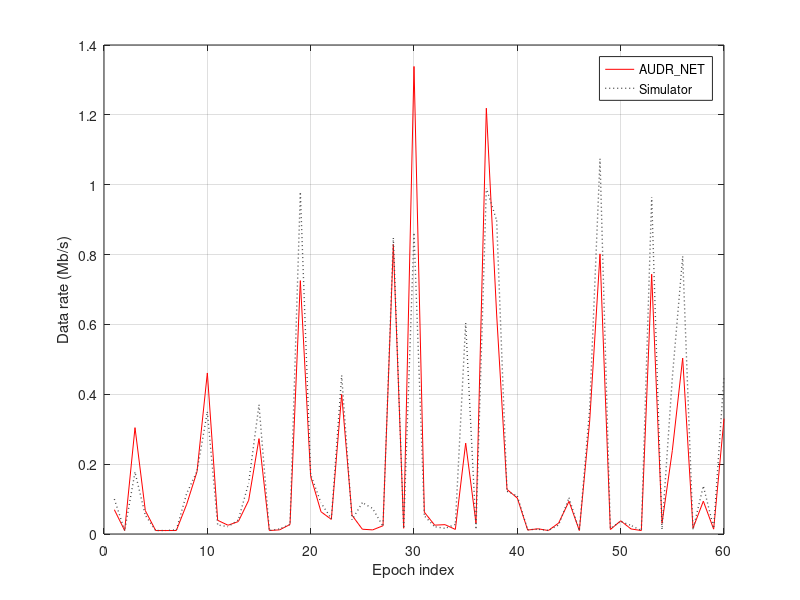

This chart was generated by the following MATLAB code: (Note: this script raises an error after producing the figure.)
clear all;
close all;
name=[];
name=[name,'result_njf_cl_coteach_mape_allmetric_alg_789'];
% for j=1:length(name)
% for i=0:4
%     tname=[name,'_',num2str(i),'.mat']
%     disp(['a_',num2str(i),'=load(',tname,')'])
%     eval(['a_',num2str(i),'=load(',tname,')']);
% end
% end

a=load('result_njf_cl_coteach_mape_allmetric_alg_789.mat');

a=a.metrics;



[l,w]=size(a);



for ww=1:w
   predicts(ww)=a(1,ww);
end

for ww=1:w
   label(ww)=a(2,ww);
end
k=randperm(w);

predicts=max(predicts(k),0);
label=max(label(k),0);

while true
    disp('finding...')
    if max(label(540:599))>20 && max(label(540:599))<300 && sum(label(540:599)>80)>6
        break;
    end 
    k=randperm(w);
predicts=max(predicts(k),0);
label=max(label(k),0);
end


figure('color',[1 1 1]);
plot(predicts(540:599)/100,'r-')
hold on
plot(label(540:599)/100,':','Color',[0.3 0.3 0.3],'Linewidth',1)
ll=legend('prediction','label');

xlabel('Epoch index')
ylabel('Data rate (Mb/s)')
legend('AUDR\_NET','Simulator')
grid on 
doit

figure;

h(1,1)=cdfplot(predicts/100);
hold on;
h(1,2)=cdfplot(label/100);
set(gca,'XScale','log')
xlim([0.02,15])
xlabel('UAT (Mb/s)')
ylabel('F(x)')
title('CDF')
ll=legend('UATNet','Simulator');
max(predicts/100)
max(label/100)
% figure('color',[1 1 1]);
% h(1,1)=cdfplot(abs(MSE_predicts-label)./(MSE_predicts+label+1)*100);
% hold on;
% h(1,2)=cdfplot(abs(MAE_predicts-label)./(MAE_predicts+label+1)*100);
% h(1,3)=cdfplot(abs(MAPE_predicts-label)./(MAPE_predicts+label+1)*100);
% set( h(1,:), 'LineWidth',1);
% set(ll,'FontSize',15);
% xlabel('Error Percentage (%)','FontSize',15)
% ylabel('F(x)','FontSize',15)
% title('Error Percentage CDF','FontSize',15)
% ll=legend('MSE','MAE','MAPE');
% set(ll,'FontSize',15);


% figure
% plot(smooth(abs(ma7(:,end))));
% hold on;
% plot(smooth(abs(mb7(:,end))));
% plot(smooth(abs(mc7(:,end))));
% legend('cl+coteach+mape','cl+mape','mape only')
% xlim([0 80])
% ylim([0.12 0.25])

% mean(label)
% mean(predicts)
% figure('color',[1 1 1]);
% subplot(1,2,1)
% plot(predicts(540:599)/100,'r-')
% hold on
% plot(label(540:599)/100,'b--')
% ll=legend('prediction','label');
% set(ll,'FontSize',15);
% xlabel('Epoch index','FontSize',15)
% ylabel('Data rate (Mb/s)','FontSize',15)
% title('Error Percentage','FontSize',15)
% 
% 
% subplot(1,2,2)
% cdfplot(abs(label)/100)
% % ll=legend('cl+coteach+mape','cl+mape','mape only');
% set(ll,'FontSize',15);
% xlabel('Label Data Rate (Mb/s)','FontSize',15)
% title('Label CDF','FontSize',15)
% 
% figure('color',[1 1 1]);
% subplot(1,2,1)
% cdfplot(abs(max(predicts-1,0)-label+1)./(max(predicts-1,0)+label-1+1)*100)
% % ll=legend('cl+coteach+mape','cl+mape','mape only');
% set(ll,'FontSize',15);
% xlabel('Error Percentage (%)','FontSize',15)
% title('Error Percentage CDF','FontSize',15)
% 
% 
% subplot(1,2,2)
% cdfplot(abs(predicts-label)/100)
% % ll=legend('cl+coteach+mape','cl+mape','mape only');
% set(ll,'FontSize',15);
% xlabel('Error (Mb/s)','FontSize',15)
% xlim([0 2])
% title('Absolute Error CDF','FontSize',15)
% 
% disp(min(label))
% disp(min(predicts))
% 
% mean(abs(max(predicts-1,0)-label+1)./(max(predicts-1,0)+label-1+2)*100)
% 
% 
% mean(abs(MAPE_predicts-label)./(MAPE_predicts+label+1)*100)
